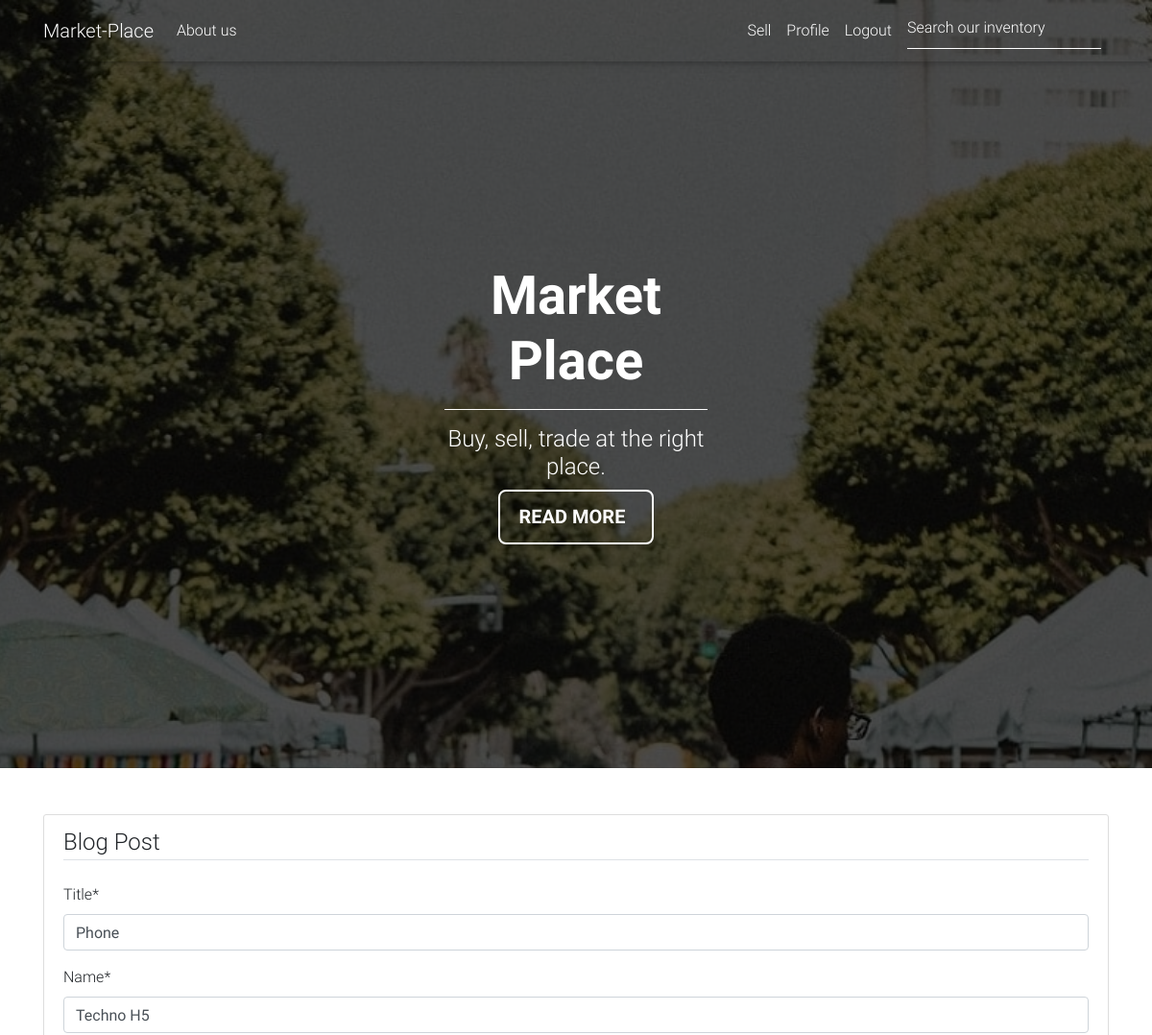
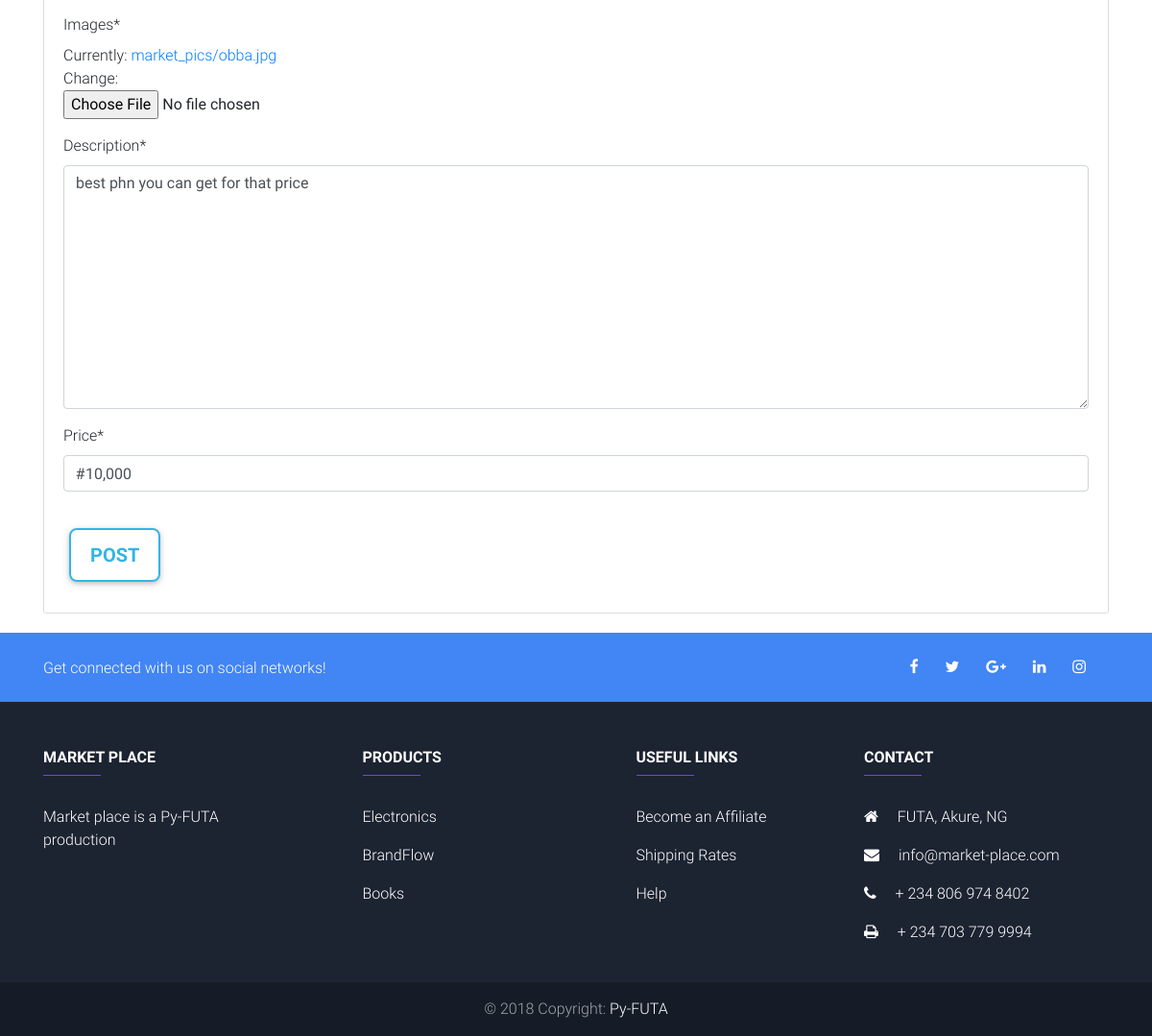
Page /post/2/update/ (signed in) on the committed database (2 pictures, top to bottom).
### market/models.py (models this page shows, shortened)
class Post(models.Model):
    title = models.CharField(default='Phone, Elecronics.....', max_length=100)
    description = models.TextField(default='')
    price = models.CharField(max_length=100)
    name = models.CharField(max_length=100)
    phone_number = models.CharField(max_length=15)
    date_posted = models.DateTimeField(default=timezone.now)
    images = models.ImageField(default='default.jpg', upload_to='market_pics')
    author = models.ForeignKey(User, on_delete=models.CASCADE)

### market/views.py (the view, shortened to what this page needs)
# urls.py: path('post/<int:pk>/update/', PostUpdateView.as_view(), name='post-update'),
class PostUpdateView(LoginRequiredMixin, UserPassesTestMixin, UpdateView):
    model = Post
    fields = ['title','name','images', 'description','price']
    def test_func(self):
        post = self.get_object()
        if self.request.user == post.author:
            return True
        else:
            return False

### market/templates/market/post_form.html (shortened to what this page needs)
{% extends "market/base.html" %}
{% load crispy_forms_tags %}
{% block content %}
<div class="content-section">
    <form method="POST" enctype="multipart/form-data">
        <fieldset class="form-group">
            <legend class="border-bottom mb-4">Blog Post</legend>
            {{ form|crispy }}
        </fieldset>
        <div class="form-group">
            <button class="btn btn-outline-info" type="submit">Post</button>
        </div>
    </form>
</div>
{% endblock content %}

### market/static/market/main.css (style rules this page uses)
body { background: #fafafa; color: #333333; margin-top: 5rem; }
.content-section { background: #ffffff; padding: 10px 20px; border: 1px solid #dddddd; border-radius: 3px; margin-bottom: 20px; }

### market/static/market/css/style.css (style rules this page uses)
html, body, header, #intro { height: 100%; }
.btn { border: 2px solid gray; color: gray; background-color: white; padding: 8px 20px; border-radius: 8px; font-size: 20px; font-weight: bold; }

### rows in the picture
Post: title "Phone", name "Techno H5", description "best phn you can get for that price", price "#10,000"
